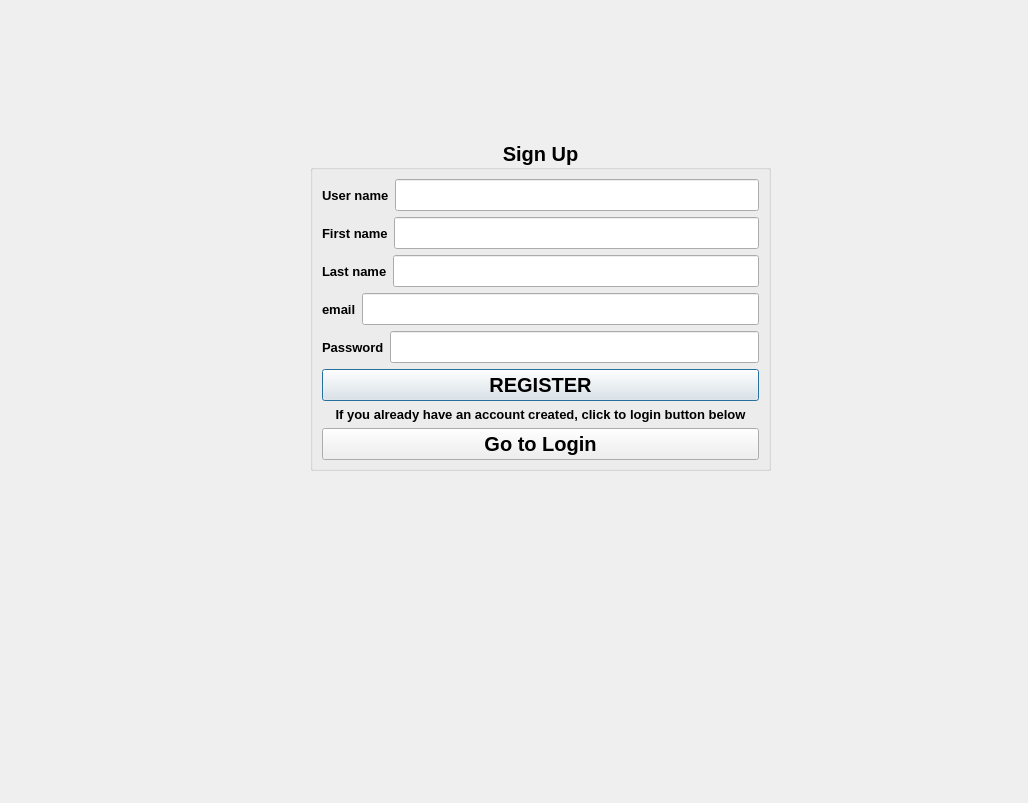
<?xml version="1.0" encoding="UTF-8"?>
<ui version="4.0">
 <class>Register</class>
 <widget class="QDialog" name="Register">
  <property name="geometry">
   <rect>
    <x>0</x>
    <y>0</y>
    <width>1028</width>
    <height>803</height>
   </rect>
  </property>
  <property name="windowTitle">
   <string>Dialog</string>
  </property>
  <widget class="QGroupBox" name="groupBox">
   <property name="geometry">
    <rect>
     <x>310</x>
     <y>140</y>
     <width>461</width>
     <height>331</height>
    </rect>
   </property>
   <property name="font">
    <font>
     <pointsize>15</pointsize>
     <bold>true</bold>
    </font>
   </property>
   <property name="title">
    <string>Sign Up</string>
   </property>
   <property name="alignment">
    <set>Qt::AlignCenter</set>
   </property>
   <layout class="QVBoxLayout" name="verticalLayout">
    <item>
     <layout class="QHBoxLayout" name="horizontalLayout">
      <item>
       <widget class="QLabel" name="label_userName">
        <property name="font">
         <font>
          <pointsize>10</pointsize>
          <bold>true</bold>
         </font>
        </property>
        <property name="text">
         <string>User name</string>
        </property>
       </widget>
      </item>
      <item>
       <widget class="QLineEdit" name="lineEdit_userName"/>
      </item>
     </layout>
    </item>
    <item>
     <layout class="QHBoxLayout" name="horizontalLayout_2">
      <item>
       <widget class="QLabel" name="label_firstName">
        <property name="font">
         <font>
          <pointsize>10</pointsize>
          <bold>true</bold>
         </font>
        </property>
        <property name="text">
         <string>First name</string>
        </property>
       </widget>
      </item>
      <item>
       <widget class="QLineEdit" name="lineEdit_firstName"/>
      </item>
     </layout>
    </item>
    <item>
     <layout class="QHBoxLayout" name="horizontalLayout_3">
      <item>
       <widget class="QLabel" name="label_lastName">
        <property name="font">
         <font>
          <pointsize>10</pointsize>
          <bold>true</bold>
         </font>
        </property>
        <property name="text">
         <string>Last name</string>
        </property>
       </widget>
      </item>
      <item>
       <widget class="QLineEdit" name="lineEdit_lastName"/>
      </item>
     </layout>
    </item>
    <item>
     <layout class="QHBoxLayout" name="horizontalLayout_4">
      <item>
       <widget class="QLabel" name="label_email">
        <property name="font">
         <font>
          <pointsize>10</pointsize>
          <bold>true</bold>
         </font>
        </property>
        <property name="text">
         <string>email</string>
        </property>
       </widget>
      </item>
      <item>
       <widget class="QLineEdit" name="lineEdit_email"/>
      </item>
     </layout>
    </item>
    <item>
     <layout class="QHBoxLayout" name="horizontalLayout_5">
      <item>
       <widget class="QLabel" name="label_password">
        <property name="font">
         <font>
          <pointsize>10</pointsize>
          <bold>true</bold>
         </font>
        </property>
        <property name="text">
         <string>Password</string>
        </property>
       </widget>
      </item>
      <item>
       <widget class="QLineEdit" name="lineEdit_password">
        <property name="echoMode">
         <enum>QLineEdit::Password</enum>
        </property>
       </widget>
      </item>
     </layout>
    </item>
    <item>
     <widget class="QPushButton" name="pushButton_registerBtn">
      <property name="text">
       <string>REGISTER</string>
      </property>
     </widget>
    </item>
    <item>
     <widget class="QLabel" name="label">
      <property name="font">
       <font>
        <pointsize>10</pointsize>
        <bold>true</bold>
       </font>
      </property>
      <property name="text">
       <string>If you already have an account created, click to login button below</string>
      </property>
      <property name="alignment">
       <set>Qt::AlignCenter</set>
      </property>
     </widget>
    </item>
    <item>
     <widget class="QPushButton" name="pushButton_Login">
      <property name="font">
       <font>
        <pointsize>15</pointsize>
        <bold>true</bold>
       </font>
      </property>
      <property name="text">
       <string>Go to Login</string>
      </property>
     </widget>
    </item>
   </layout>
  </widget>
 </widget>
 <resources/>
 <connections/>
</ui>
